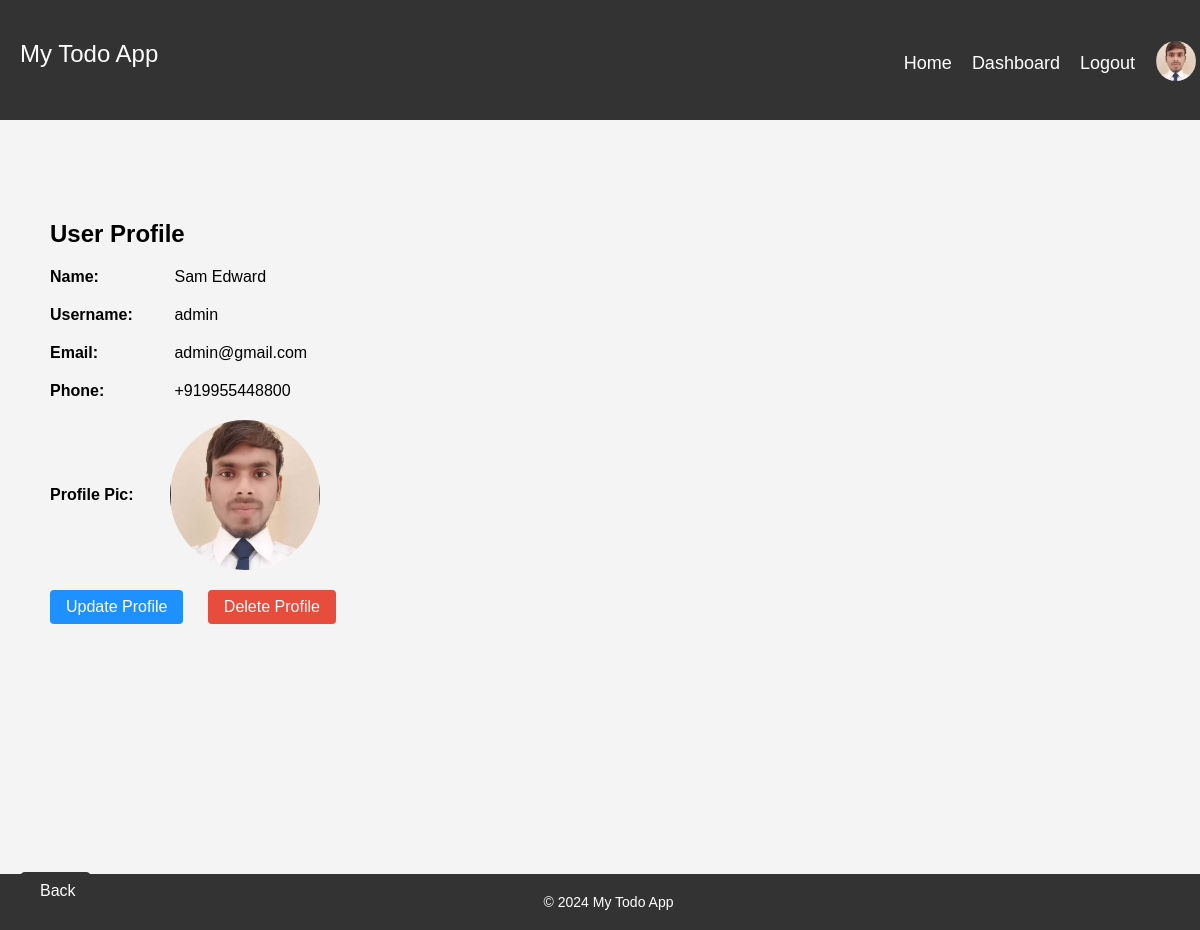
The app's page /profile.php (signed in) with its own data.
### tables this page shows
CREATE TABLE `users` (
  `user_id` int NOT NULL AUTO_INCREMENT,
  `username` varchar(50) NOT NULL,
  `email` varchar(255) NOT NULL,
  `password` varchar(255) NOT NULL,
  `name` varchar(100) DEFAULT NULL,
  `phone` varchar(20) DEFAULT NULL,
  `image` varchar(255) DEFAULT NULL,
  `failed_attempts` varchar(50) DEFAULT NULL,
  PRIMARY KEY (`user_id`),
  UNIQUE KEY `username` (`username`),
  UNIQUE KEY `email` (`email`)
);

### profile.php (the view, shortened to what this page needs)
<?php
require_once "includes/config.php";
$user_id = $_SESSION['user_id'];
$query = "SELECT * FROM users WHERE user_id = $user_id";
$result = mysqli_query($conn, $query);
if ($result && mysqli_num_rows($result) > 0) {
    $user = mysqli_fetch_assoc($result);
} else {
    $error = "Error: User not found.";
}
?>
<!DOCTYPE html>
<html lang="en">
<head>
    <link rel="stylesheet" type="text/css" href="styles/view.css">
</head>
<body>
    <div class="scroll-container">
        <div class="scroll-wrapper">
            <?php
            include 'includes/header.php';
            ?>
            <main class="custom-margin-3">
                <section>
                    <div class="view-details">
                        <h1>User Profile</h1>
                        <p><strong>Name:</strong> <?php echo htmlspecialchars($user['name']); ?></p>
                        <p><strong>Username:</strong> <?php echo htmlspecialchars($user['username']); ?></p>
                        <p><strong>Email:</strong> <?php echo htmlspecialchars($user['email']); ?></p>
                        <p><strong>Phone:</strong> <?php echo htmlspecialchars($user['phone']); ?></p>
                        <p style="display: flex; justify-content: left;align-items: center;"><strong>Profile Pic:</strong>
                            <?php if (!empty($user['image'])) : ?>
                                <img style="object-fit: cover;" src="<?php echo htmlspecialchars($user['image']); ?>" alt="<?php echo htmlspecialchars($user['name']); ?>">
                            <?php else : ?>
                                <span>No image </span>
                            <?php endif; ?>
                        </p>
                        <a class="btn" href="profile_update.php">Update Profile</a>
                        <a class="btn" href="profile_delete.php?user_id=<?= $user['user_id']; ?>" onclick="return confirm('Are you sure you want to delete your account?');">Delete Profile</a>
                    </div>
                </section>
            </main>
            <div class="footer">
                <?php
                include 'includes/footer.php';
                ?>
            </div>
        </div>
    </div>
</body>
</html>
</body>
</html>

### includes/header.php (shortened to what this page needs)
<!DOCTYPE html>
<html lang="en">
<head>
    <link rel="stylesheet" type="text/css" href="styles/header.css">
</head>
<body>
    <header>
        <div class="logo">
            <a href="index.php">My Todo App</a>
        </div>
        <nav>
            <ul>
                <li><a href="index.php">Home</a></li>
                <?php if (isset($_SESSION['user_id'])) : ?>
                    <li><a href="dashboard.php">Dashboard</a></li>
                    <li><a href="logout.php">Logout</a></li>
                    <li>
                        <?php if (isset($_SESSION['image'])) : ?>
                            <a href="profile.php">
                                <img class="head-img" src="<?php echo htmlspecialchars($_SESSION['image']); ?>">
                            </a>
                        <?php else : ?>
                            <a href="profile.php">
                                Welcome, <?= htmlspecialchars($_SESSION['username']); ?>
                            </a>
                        <?php endif; ?>
                    </li>
                <?php else : ?>
                    <li><a href="login.php">Login</a></li>
                    <li><a href="register.php">Register</a></li>
                <?php endif; ?>
            </ul>
        </nav>
        <div class="back-button">
            <?php
            include 'includes/back.php';
            ?>
        </div>
    </header>
</body>
</html>

### includes/back.php (shortened to what this page needs)
<link rel="stylesheet" type="text/css" href="styles/back.css">
<button id="backBtn" class="back-button">
    <i class="fas fa-arrow-left"></i> Back
</button>

### includes/footer.php
<footer>
    <p>&copy; <?= date('Y'); ?> My Todo App</p>
</footer>

### styles/view.css (style rules this page uses)
:root { --blueB: #1e90ff; --blueBD: #0a3b6b; --redB: #e74c3c; --redBB: #9d2214; --whiteB: #ffffff; --whiteBB: #f4f4f4; }
.custom-margin-3 { margin: 100px 50px; margin-bottom: 250px; }
h1 { font-size: 24px; margin-bottom: 10px; }
p { margin: 20px 0; }
.view-details p { justify-content: center; align-items: center; }
.btn { display: inline-block; padding: 8px 16px; color: #fff; text-decoration: none; border-radius: 4px; margin-right: 20px; }
.view-details a:nth-child(even) { background-color: var(--redB); }
.view-details a:nth-child(odd) { background-color: var(--blueB); }
strong { display: inline-block; width: 120px; }
img { border-radius: 50%; height: 150px; width: 150px; object-fit: cover; }

### styles/header.css (style rules this page uses)
:root { --blueB: #1e90ff; --blueBB: #1e90ff; --redB: #e74c3c; --redBB: #9d2214; --whiteB: #ffffff; --whiteBB: #f4f4f4; }
body { font-family: Arial, sans-serif; margin: 0; padding: 0; background-color: #f4f4f4; scrollbar-width: none; }
.scroll-container { width: 100%; height: 100%; overflow: hidden; }
.scroll-wrapper { width: calc(100% + 17px); height: calc(100% + 17px); overflow-y: scroll; padding-right: 17px; }
header { background-color: #333; color: #fff; padding: 40px 20px; height: 40px; }
.logo { float: left; }
.logo a { color: #fff; font-size: 24px; text-decoration: none; }
ul, nav { justify-content: center; align-items: center; }
nav ul, nav ul li { list-style-type: none; margin: 0; padding: 0; float: right; display: flex; justify-content: center; align-items: center; }
nav ul li a { text-decoration: none; }
nav ul li { display: inline-block; margin-left: 20px; }
nav ul li a { color: #fff; text-decoration: none; font-size: 18px; }
.head-img { width: 40px; height: 40px; object-fit: cover; border-radius: 50%; border: 1px solid transparent; }
footer { background-color: #333; color: #fff; padding: 20px 0; text-align: center; margin-bottom: 0; }
footer p { margin: 0; font-size: 14px; }

### styles/back.css (style rules this page uses)
.back-button { position: fixed; bottom: 20px; left: 20px; z-index: 999; background-color: #333; color: #fff; padding: 10px 15px; border: none; border-radius: 5px; cursor: pointer; font-size: 16px; text-decoration: none; display: flex; align-items: center; justify-content: center; transition: background-color 0.2s ease-in-out; }

### records on screen
users: name "Sam Edward", username "admin", email "admin@gmail.com", phone "+919955448800", image (picture)
